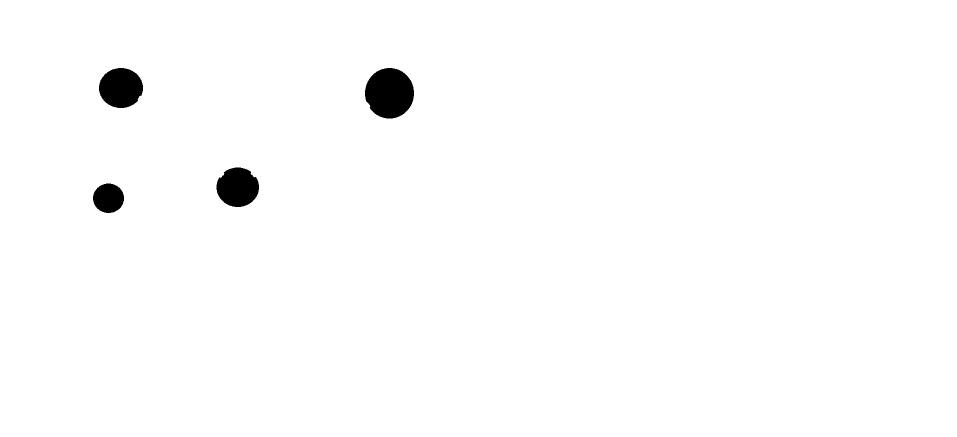
#> input picture images/lineDetectionTestResult.png, 1914 x 874 px, found by its file name (shown at 1/2 size)
$ python circleDetectionTest.py
#> lines starting #> are read from the running program, lines starting #| are printed output that depends on the picture; after the words box and inside, x2 and y2 are one past the last pixel; in counts of white or black regions, pixels touching at a corner belong together
import numpy as np
import cv2

if __name__ == '__main__':
    image = cv2.imread('images/lineDetectionTestResult.png')
#> image is the input picture: shape (874, 1914, 3); 98.7% white; 4 black regions, box (x1, y1, x2, y2) and area: (730, 136, 828, 237) 7727, (198, 136, 286, 216) 5490, (433, 335, 518, 414) 5180, (186, 367, 248, 426) 2858

    # Set our filtering parameters
    # Initialize parameter setting using cv2.SimpleBlobDetector
    params = cv2.SimpleBlobDetector_Params()

    # Set Area filtering parameters
    params.filterByArea = False
    params.minArea = 100

    # Set Circularity filtering parameters
    params.filterByCircularity = True
    params.minCircularity = 0.1

    # Set Convexity filtering parameters
    params.filterByConvexity = True
    params.minConvexity = 0.2

    # Set inertia filtering parameters
    params.filterByInertia = True
    params.minInertiaRatio = 0.2

    # Create a detector with the parameters
    detector = cv2.SimpleBlobDetector_create(params)
    # Detect blobs
    keypoints = detector.detect(image)
#> keypoints = 4 keypoints; (x, y, size): (779, 186, 100), (241, 175, 84), (475, 374, 81.7), (217, 396, 61.2)

    # Draw blobs on our image as red circles
    blank = np.zeros((1, 1))
    blobs = cv2.drawKeypoints(image, keypoints, blank, (0, 0, 255),
                            cv2.DRAW_MATCHES_FLAGS_DRAW_RICH_KEYPOINTS)
    for keypoint in keypoints:
        x = int(keypoint.pt[0])
        y = int(keypoint.pt[1])
        radius = int(keypoint.size / 2)

        blobs = cv2.drawMarker(image, (x, y), (0, 0, 255), cv2.MARKER_CROSS, 20, 2)
        blobs = cv2.drawMarker(image, (x + radius, y), (0, 0, 255), cv2.MARKER_CROSS, 20, 2)
#> this loop made 4 passes
#> (keypoint, x, y, radius) on passes 1 to 4: (keypoint at (216.6, 396), size 61.2, 216, 396, 30), (keypoint at (475, 374.4), size 81.7, 475, 374, 40), (keypoint at (778.7, 186), size 100, 778, 185, 50), (keypoint at (241.4, 175.5), size 84, 241, 175, 41)
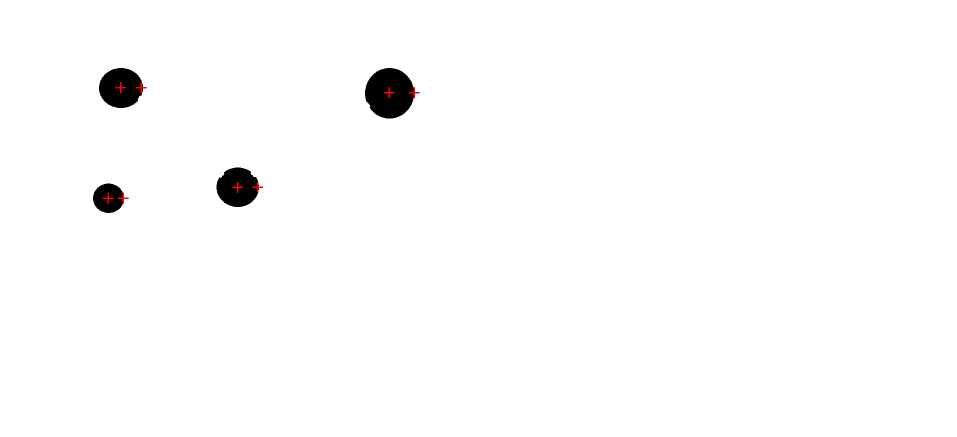
#> image: shape (874, 1914, 3) (shown at 1/2 size); 0.06% of pixels changed, all inside (x1, y1, x2, y2) = (205, 164, 840, 408)

    number_of_blobs = len(keypoints)
#> number_of_blobs = 4
    # print(keypoints[0].pt, keypoints[0].size)
    text = "Number of Circular Blobs: " + str(len(keypoints))
#> text = 'Number of Circular Blobs: 4'
    cv2.putText(blobs, text, (20, 550),
                cv2.FONT_HERSHEY_SIMPLEX, 1, (0, 100, 255), 2)
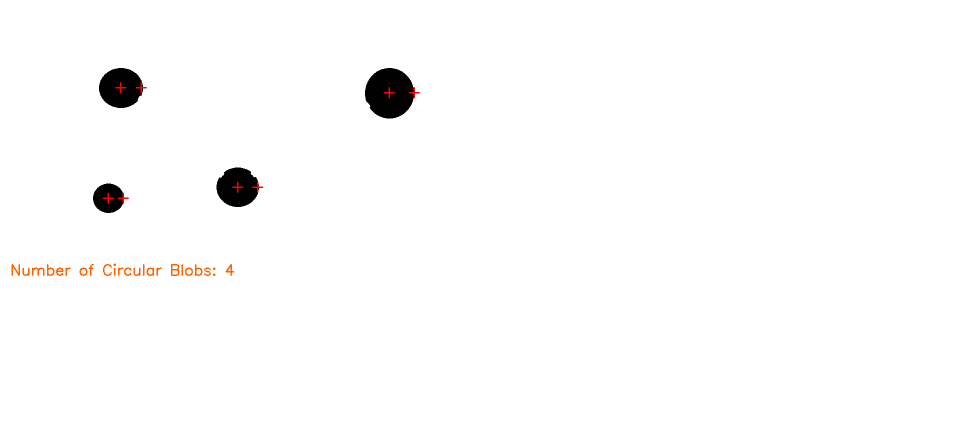
#> blobs: shape (874, 1914, 3) (shown at 1/2 size); mean B, G, R 251.3, 251.5, 251.9

    # Show blobs
    cv2.imwrite('images/lineDetectionTestResult.png', blobs)
    cv2.imshow("Filtering Circular Blobs Only", blobs)
    cv2.waitKey(0)
    cv2.destroyAllWindows()
